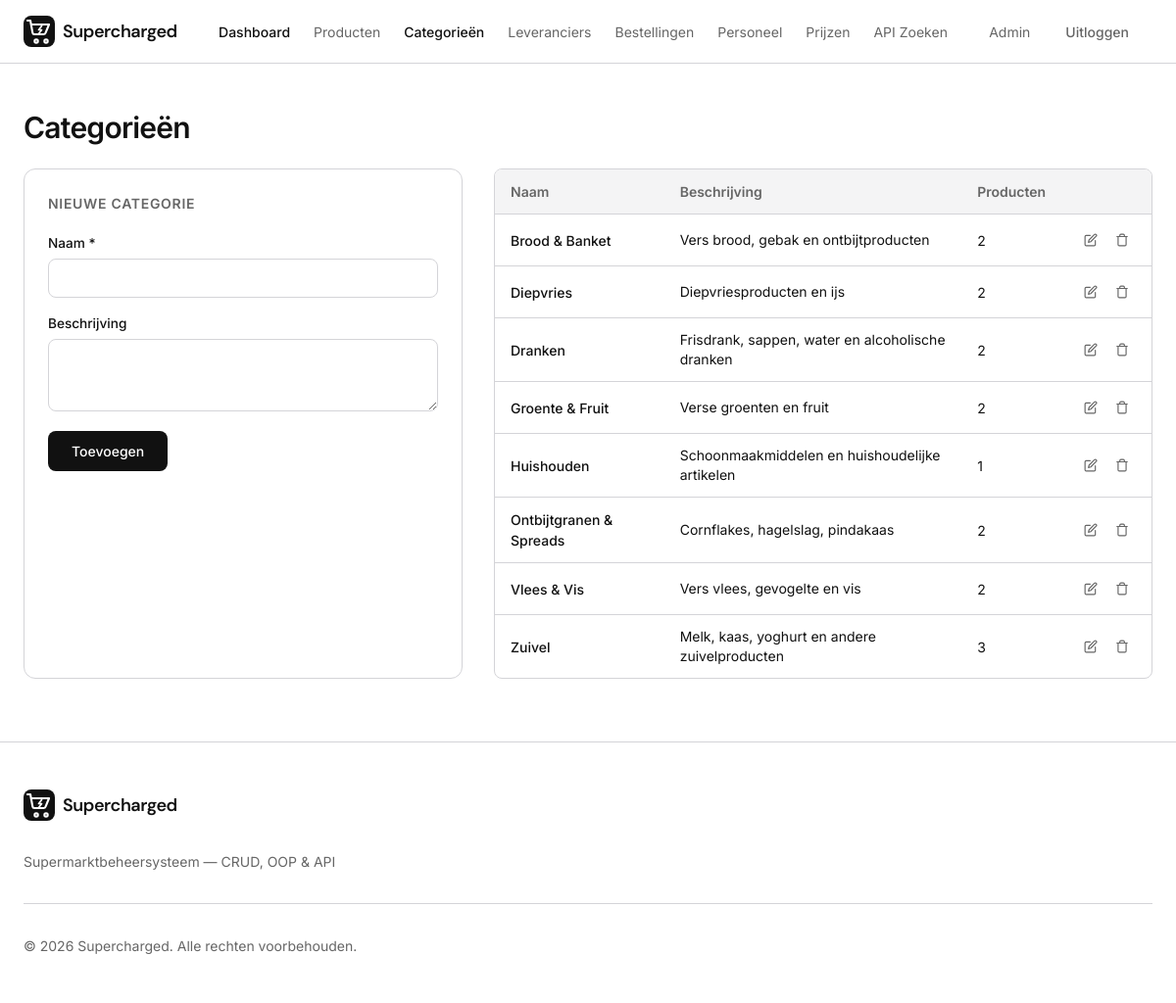
Screenshot of /categories/index.php (signed in) with the database file from the repository.
### tables this page shows
CREATE TABLE categories (
  id          INT AUTO_INCREMENT PRIMARY KEY,
  name        VARCHAR(100) NOT NULL,
  description TEXT,
  created_at  TIMESTAMP DEFAULT CURRENT_TIMESTAMP,
  updated_at  TIMESTAMP DEFAULT CURRENT_TIMESTAMP ON UPDATE CURRENT_TIMESTAMP
);

### includes/init.php (called while the page is built, shortened)
<?php
spl_autoload_register(function (string $class) {
    $prefix = 'App\\';
    $base   = __DIR__ . '/../src/';
    if (str_starts_with($class, $prefix)) {
        $file = $base . str_replace('\\', '/', substr($class, strlen($prefix))) . '.php';
    }
});
require_once __DIR__ . '/../config/database.php';

### src/Database.php (called while the page is built, shortened)
<?php
class Database
{
    private static ?Database $instance = null;
    private PDO $pdo;
    private function __construct()
    {
        $dsn = sprintf('mysql:host=%s;dbname=%s;charset=%s', DB_HOST, DB_NAME, DB_CHARSET);
        try {
            $this->pdo = new PDO($dsn, DB_USER, DB_PASS, [
                PDO::ATTR_ERRMODE            => PDO::ERRMODE_EXCEPTION,
                PDO::ATTR_DEFAULT_FETCH_MODE => PDO::FETCH_ASSOC,
                PDO::ATTR_EMULATE_PREPARES   => false,
            ]);
        } catch (PDOException $e) {
            error_log('Database connection failed: ' . $e->getMessage());
            throw new RuntimeException('Database niet beschikbaar. Probeer het later opnieuw.');
        }
    }
    public static function getInstance(): self
    {
        if (self::$instance === null) {
            self::$instance = new self();
        }
        return self::$instance;
    }
    public function getConnection(): PDO
    {
        return $this->pdo;
    }
}

### src/Repository/BaseRepository.php (called while the page is built, shortened)
<?php
abstract class BaseRepository
{
    public function __construct()
    {
        $this->pdo = Database::getInstance()->getConnection();
    }
}

### src/Repository/CategoryRepository.php (called while the page is built, shortened)
<?php
class CategoryRepository extends BaseRepository
{
    public function findAll(): array
    {
        $stmt = $this->pdo->query('SELECT * FROM categories ORDER BY name');
        $categories = [];
        foreach ($stmt->fetchAll() as $row) {
            $categories[] = new Category($row);
        }
        return $categories;
    }
    public function productCount(int $id): int
    {
        $stmt = $this->pdo->prepare('SELECT COUNT(*) FROM products WHERE category_id = ?');
        $stmt->execute([$id]);
        return (int) $stmt->fetchColumn();
    }
}

### src/Model/Category.php (called while the page is built, shortened)
<?php
class Category
{
    private int $id;
    private string $name;
    private ?string $description;
    public function __construct(array $data = [])
    {
        $this->id          = (int) ($data['id'] ?? 0);
        $this->name        = $data['name'] ?? '';
        $this->description = $data['description'] ?? null;
    }
    public function getId(): int { return $this->id; }
    public function getName(): string { return $this->name; }
    public function getDescription(): ?string { return $this->description; }
}

### categories/index.php (the view, shortened to what this page needs)
<?php
require_once __DIR__ . '/../includes/init.php';
$repo   = new CategoryRepository();
$edit   = null;
$categories = $repo->findAll();
require_once __DIR__ . '/../includes/header.php';
?>
<div class="max-w-6xl px-6" style="padding-top:2rem;padding-bottom:4rem;">
  <h1 class="text-3xl font-semibold tracking-tight" style="margin-bottom:1.5rem;">Categorieën</h1>
  <div class="grid" style="grid-template-columns:1fr 1.5fr;gap:2rem;">
    <div class="detail-card">
      <h3 class="detail-card__title"><?= $edit ? 'Categorie bewerken' : 'Nieuwe categorie' ?></h3>
      <form method="POST">
        <div class="form-stack" style="margin-bottom:1.25rem;">
          <div class="field">
            <label class="field__label" for="name">Naam *</label>
            <input id="name" name="name" type="text" class="field__input" value="<?= htmlspecialchars($_POST['name'] ?? ($edit ? $edit->getName() : '')) ?>" required>
          </div>
          <div class="field">
            <label class="field__label" for="description">Beschrijving</label>
            <textarea id="description" name="description" class="field__input" rows="3"><?= htmlspecialchars($_POST['description'] ?? ($edit ? $edit->getDescription() ?? '' : '')) ?></textarea>
          </div>
        </div>
        <div class="flex gap-2">
          <button type="submit" class="btn btn-primary">
            <?= $edit ? 'Opslaan' : 'Toevoegen' ?>
          </button>
        </div>
      </form>
    </div>
    <div class="table-wrap">
      <table class="data-table">
        <thead>
          <tr>
            <th>Naam</th>
            <th>Beschrijving</th>
            <th>Producten</th>
            <th></th>
          </tr>
        </thead>
        <tbody>
          <?php if (empty($categories)): ?>
            <tr><td colspan="4" class="empty-state">Nog geen categorieën</td></tr>
          <?php else: ?>
            <?php foreach ($categories as $cat): ?>
            <tr>
              <td class="font-medium"><?= htmlspecialchars($cat->getName()) ?></td>
              <td class="text-muted-foreground text-sm"><?= htmlspecialchars($cat->getDescription() ?? '-') ?></td>
              <td><?= $repo->productCount($cat->getId()) ?></td>
              <td class="actions">
                <a href="/categories/index.php?edit=<?= $cat->getId() ?>" class="btn-icon" title="Bewerken">
                  <svg width="14" height="14" viewBox="0 0 24 24" fill="none" stroke="currentColor" stroke-width="2" stroke-linecap="round" stroke-linejoin="round"><path d="M11 4H4a2 2 0 0 0-2 2v14a2 2 0 0 0 2 2h14a2 2 0 0 0 2-2v-7"/><path d="M18.5 2.5a2.121 2.121 0 0 1 3 3L12 15l-4 1 1-4 9.5-9.5z"/></svg>
                </a>
                <form method="POST" style="display:inline;" onsubmit="return confirm('Categorie &#34;<?= htmlspecialchars($cat->getName()) ?>&#34; verwijderen?');">
                  <button type="submit" class="btn-icon btn-icon--danger" title="Verwijderen">
                    <svg width="14" height="14" viewBox="0 0 24 24" fill="none" stroke="currentColor" stroke-width="2" stroke-linecap="round" stroke-linejoin="round"><polyline points="3 6 5 6 21 6"/><path d="M19 6v14a2 2 0 0 1-2 2H7a2 2 0 0 1-2-2V6m3 0V4a2 2 0 0 1 2-2h4a2 2 0 0 1 2 2v2"/></svg>
                  </button>
                </form>
              </td>
            </tr>
            <?php endforeach; ?>
          <?php endif; ?>
        </tbody>
      </table>
    </div>
  </div>
</div>
<?php require_once __DIR__ . '/../includes/footer.php'; ?>

### style.css (style rules this page uses)
:root { --background: #ffffff; --foreground: #111111; --card: #fafafa; --card-foreground: #111111; --primary: #3366ff; --primary-foreground: #ffffff; --secondary: #f4f4f5; --secondary-foreground: #111111; --muted: #e8e8ea; --muted-foreground: #666666; --accent: #3366ff; --accent-foreground: #ffffff; --destructive: #dc2626; --destructive-foreground: #ffffff; --border: #d4d4d8; --input: #e4e4e7; --ring: #3366ff; --radius: 0.5rem; --sidebar: #fafafa; --sidebar-foreground: #111111; --sidebar-border: #d4d4d8; --font-sans: "Inter", system-ui, -apple-system, sans-serif; --font-heading: "DM Sans", "Inter", system-ui, -apple-system, sans-serif; }
*, *::before, *::after { box-sizing: border-box; margin: 0; padding: 0; }
html { scroll-behavior: smooth; -webkit-font-smoothing: antialiased; -moz-osx-font-smoothing: grayscale; }
body { font-family: var(--font-sans); background-color: var(--background); color: var(--foreground); line-height: 1.5; min-height: 100vh; }
a { color: inherit; text-decoration: none; }
button { cursor: pointer; font-family: inherit; border: none; background: none; }
input { font-family: inherit; }
.flex { display: flex; }
.gap-2 { gap: 0.5rem; }
.grid { display: grid; }
.px-6 { padding-left: 1.5rem; padding-right: 1.5rem; }
.font-medium { font-weight: 500; }
.font-semibold { font-weight: 600; }
.text-sm { font-size: 0.875rem; line-height: 1.25rem; }
.text-3xl { font-size: 1.875rem; line-height: 2.25rem; }
.tracking-tight { letter-spacing: -0.025em; }
.text-muted-foreground { color: var(--muted-foreground); }
.btn { display: inline-flex; align-items: center; gap: 0.5rem; padding: 0.75rem 1.5rem; border-radius: var(--radius); font-weight: 500; font-size: 0.875rem; transition: all 0.2s; border: none; cursor: pointer; font-family: inherit; }
.btn-primary { background-color: var(--foreground); color: var(--background); }
.table-wrap { overflow-x: auto; border: 1px solid var(--border); border-radius: var(--radius); background: var(--background); }
.data-table { width: 100%; border-collapse: collapse; font-size: 0.875rem; }
.data-table th { text-align: left; padding: 0.75rem 1rem; font-weight: 600; color: var(--muted-foreground); border-bottom: 1px solid var(--border); background: var(--secondary); white-space: nowrap; }
.data-table td { padding: 0.75rem 1rem; border-bottom: 1px solid var(--border); color: var(--foreground); vertical-align: middle; }
.data-table tr:last-child td { border-bottom: none; }
.btn-icon { display: inline-flex; align-items: center; justify-content: center; width: 1.75rem; height: 1.75rem; border-radius: var(--radius); color: var(--muted-foreground); transition: all 0.15s; background: none; border: none; cursor: pointer; }
.actions { white-space: nowrap; }
.detail-card { background: var(--background); border: 1px solid var(--border); border-radius: calc(var(--radius) + 0.25rem); padding: 1.5rem; }
.detail-card__title { font-size: 0.875rem; font-weight: 600; color: var(--muted-foreground); text-transform: uppercase; letter-spacing: 0.05em; margin-bottom: 1.25rem; }
.field { display: flex; flex-direction: column; gap: 0.35rem; }
.field__label { font-size: 0.85rem; font-weight: 500; color: var(--foreground); }
.field__input { width: 100%; padding: 0.65rem 0.8rem; border-radius: var(--radius); border: 1px solid var(--border); background: var(--background); color: var(--foreground); font-size: 0.9rem; outline: none; transition: border-color 0.15s; font-family: inherit; }
.field__input::placeholder { color: var(--muted-foreground); opacity: 0.6; }
textarea.field__input { resize: vertical; }
.form-stack { display: flex; flex-direction: column; gap: 1rem; }

### rows the page displays
categories: name "Brood & Banket", description "Vers brood, gebak en ontbijtproducten", id "2"
categories: name "Diepvries", description "Diepvriesproducten en ijs", Id "2"
categories: name "Dranken", description "Frisdrank, sappen, water en alcoholische dranken", Id "2"
categories: name "Groente & Fruit", description "Verse groenten en fruit", Id "2"
categories: name "Huishouden", description "Schoonmaakmiddelen en huishoudelijke artikelen", Id "1"
categories: name "Ontbijtgranen & Spreads", description "Cornflakes, hagelslag, pindakaas", Id "2"
categories: name "Vlees & Vis", description "Vers vlees, gevogelte en vis", Id "2"
categories: name "Zuivel", description "Melk, kaas, yoghurt en andere zuivelproducten", Id "3"

### other values shown
APP_NAME "Supercharged"
$displayName "Admin"
